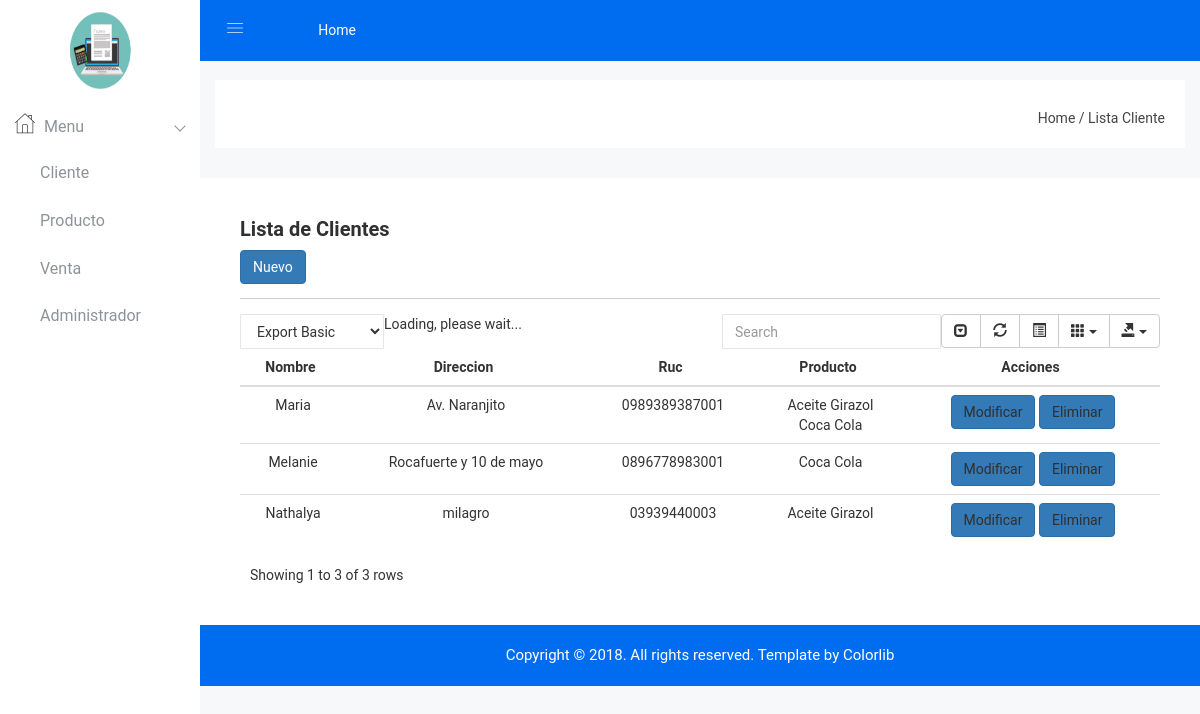
The page / on the database its author committed.
### Tarea2/models.py (models this page shows, shortened)
class Cliente(models.Model):
    ruc = models.CharField(max_length=13)
    nombre = models.CharField(max_length=300)
    direccion = models.TextField(blank=True, null=True)
    producto = models.ManyToManyField(Producto)

class Producto(models.Model):
    descripcion = models.CharField(max_length=100)
    precio = models.FloatField(default=0)
    stock = models.FloatField(default=0)
    iva = models.BooleanField(default=True)
    class Meta:
        verbose_name = 'producto'
        verbose_name_plural = 'productos'
        ordering = ["descripcion"]

### Tarea2/views.py (the view)
# urls.py: path('', index, name='listarcliente'),
def index(request):
    cliente = Cliente.objects.all()
    opciones = {'Menu': 'Menu Principal',
                'Contacto': 'Lista de Cliente', 'Acerca': 'Acerca del Blog', 'clientes': cliente}
    return render(request, 'index.html', opciones)

### templates/index.html (shortened to what this page needs)
<!doctype html>
{% load static %}
<html class="no-js" lang="es">
<head>
    <link rel="stylesheet" href="{% static 'css/bootstrap.min.css' %}">
    <link rel="stylesheet" href="{% static 'css/font-awesome.min.css' %}">
    <link rel="stylesheet" href="{% static 'css/owl.carousel.css' %}">
    <link rel="stylesheet" href="{% static 'css/owl.theme.css' %}">
    <link rel="stylesheet" href="{% static 'css/owl.transitions.css' %}">
    <link rel="stylesheet" href="{% static 'css/animate.css' %}">
    <link rel="stylesheet" href="{% static 'css/normalize.css' %}">
    <link rel="stylesheet" href="{% static 'css/meanmenu.min.css' %}">
    <link rel="stylesheet" href="{% static 'css/main.css' %}">
    <link rel="stylesheet" href="{% static 'css/educate-custon-icon.css' %}">
    <link rel="stylesheet" href="{% static 'css/metisMenu/metisMenu.min.css' %}">
    <link rel="stylesheet" href="{% static 'css/metisMenu/metisMenu-vertical.css' %}">
    <link rel="stylesheet" href="{% static 'style.css' %}">
    <link rel="stylesheet" href="{% static 'css/responsive.css' %}">
</head>
<body>
<div class="left-sidebar-pro">
    <nav id="sidebar" class="">
        <div class="sidebar-header">
            <a href="index.html"><img style="height: 100px; width: 100px" class="main-logo"
                                      src="{% static 'img/logo/logof.jpg' %}" alt=""/></a>
        </div>
        <div class="left-custom-menu-adp-wrap comment-scrollbar">
            <nav class="sidebar-nav left-sidebar-menu-pro">
                <ul class="metismenu" id="menu1">
                    <li class="active">
                        <a class="has-arrow" href="index.html">
                            <span class="educate-icon educate-home icon-wrap"></span>
                            <span class="mini-click-non">Menu</span>
                        </a>
                        <ul class="submenu-angle" aria-expanded="true">
                            <li><a title="Cliente" href="/"><span class="mini-sub-pro">Cliente</span></a>
                            </li>
                            <li><a title="Producto" href="/listarproducto/"><span
                                    class="mini-sub-pro">Producto</span></a>
                            </li>
                            <li><a title="Venta" href="/listarventa/"><span class="mini-sub-pro">Venta</span></a>
                            </li>
                            <li><a title="Venta" href="/admin/"><span class="mini-sub-pro">Administrador</span></a>
                            </li>
                        </ul>
                    </li>
                </ul>
            </nav>
        </div>
    </nav>
</div>
<div class="all-content-wrapper">
    <div class="container-fluid">
        <div class="row">
            <div class="col-lg-12 col-md-12 col-sm-12 col-xs-12">
                <div class="logo-pro">
                    <a href="index.html"><img class="main-logo" src="{% static 'img/logo/logo.png' %}" alt=""/></a>
                </div>
            </div>
        </div>
    </div>
    <div class="header-advance-area">
        <div class="header-top-area">
            <div class="container-fluid">
                <div class="row">
                    <div class="col-lg-12 col-md-12 col-sm-12 col-xs-12">
                        <div class="header-top-wraper">
                            <div class="row">
                                <div class="col-lg-1 col-md-0 col-sm-1 col-xs-12">
                                    <div class="menu-switcher-pro">
                                        <button type="button" id="sidebarCollapse"
                                                class="btn bar-button-pro header-drl-controller-btn btn-info navbar-btn">
                                            <i class="educate-icon educate-nav"></i>
                                        </button>
                                    </div>
                                </div>
                                <div class="col-lg-6 col-md-7 col-sm-6 col-xs-12">
                                    <div class="header-top-menu tabl-d-n">
                                        <ul class="nav navbar-nav mai-top-nav">
                                            <li class="nav-item"><a href="#" class="nav-link">Home</a>
                                            </li>
                                        </ul>
                                    </div>
                                </div>
                            </div>
                        </div>
                    </div>
                </div>
            </div>
        </div>
        <div class="breadcome-area">
            <div class="container-fluid">
                <div class="row">
                    <div class="col-lg-12 col-md-12 col-sm-12 col-xs-12">
                        <div class="breadcome-list">
                            <div class="row">
                                <div class="col-lg-12 col-md-12 col-sm-12 col-xs-12">
                                    <ul class="breadcome-menu">
                                        <li><a href="/">Home</a> <span class="bread-slash">/</span>
                                        </li>
                                        <li><span class="bread-blod">Lista Cliente</span>
                                        </li>
                                    </ul>
                                </div>
                            </div>
                        </div>
                    </div>
                </div>
            </div>
        </div>
        <div class="analytics-sparkle-area">
            <div class="container-fluid">
                <div class="row">
                    <div class="analytics-sparkle-line reso-mg-b-30">
                        <div class="analytics-content">
                            <div class="sparkline13-list">
                                <div class="sparkline13-hd">
                                    <div class="main-sparkline13-hd">
                                        <h1>Lista <span class="table-project-n">de</span> Clientes</h1>
                                    </div>
                                    <div class="btn-group">
                                        <a class="btn btn-primary" href="{% url 'cliente' %}">Nuevo</a>
                                    </div>
                                    <hr/>
                                </div>
                                <div class="sparkline13-graph">
                                    <div class="datatable-dashv1-list custom-datatable-overright">
                                        <div id="toolbar">
                                            <select class="form-control dt-tb">
                                                <option value="">Export Basic</option>
                                            </select>
                                        </div>
                                        <table id="table" data-toggle="table" data-pagination="true" data-search="true"
                                               data-show-columns="true" data-show-pagination-switch="true"
                                               data-show-refresh="true" data-key-events="true" data-show-toggle="true"
                                               data-resizable="true" data-cookie="true"
                                               data-cookie-id-table="saveId" data-show-export="true"
                                               data-click-to-select="true" data-toolbar="#toolbar">
                                            <thead>
                                            <tr>
                                                <th>
                                                    <center>Nombre</center>
                                                </th>
                                                <th>
                                                    <center>Direccion</center>
                                                </th>
                                                <th>
                                                    <center>Ruc</center>
                                                </th>
                                                <th>
                                                    <center>Producto</center>
                                                </th>
                                                <th>
                                                    <center>Acciones</center>
                                                </th>
                                            </tr>
                                            </thead>
                                            <body>
                                            {% for cliente in clientes %}
                                                <tr>
                                                    <td>
                                                        <center>{{ cliente.nombre }}</center>
                                                    </td>
                                                    <td>
                                                        <center>{{ cliente.direccion }}</center>
                                                    </td>
                                                    <td>
                                                        <center>{{ cliente.ruc }}</center>
                                                    </td>
                                                    <td>
                                                        {% for producto in cliente.producto.all %}
                                                            <center>{{ producto.descripcion }}</center>
                                                        {% endfor %}
                                                    </td>
                                                    <td>
                                                        <center>
                                                            <ul>
                                                                <l1><a class="btn btn-primary"
                                                                       href="{% url 'editarcliente' cliente.id %}">Modificar</a>
                                                                </l1>
                                                                <l1><a class="btn btn-primary"
                                                                       href="{% url 'eliminarcliente' cliente.id %}">Eliminar</a>
                                                                </l1>
                                                            </ul>
                                                        </center>
                                                    </td>
                                                </tr>
                                            {% endfor %}
                                            </body>
                                        </table>
                                    </div>
                                </div>
                            </div>
                        </div>
                    </div>
                </div>
            </div>
        </div>
        <div class="footer-copyright-area">
            <div class="container-fluid">
                <div class="row">
                    <div class="col-lg-12">
                        <div class="footer-copy-right">
                            <p>Copyright © 2018. All rights reserved. Template by <a
                                    href="https://colorlib.com/wp/templates/">Colorlib</a></p>
                        </div>
                    </div>
                </div>
            </div>
        </div>
    </div>
</div>
</body>
</html>

### static/css/main.css (style rules this page uses)
html { color: #222; font-size: 1em; line-height: 1.4; }
hr { display: block; height: 1px; border: 0; border-top: 1px solid #ccc; margin: 1em 0; padding: 0; }
audio, canvas, iframe, img, svg, video { vertical-align: middle; }

### static/css/metisMenu/metisMenu-vertical.css (style rules this page uses)
.sidebar-nav { background: #fff; }
.sidebar-nav ul { padding: 0; margin: 0; list-style: none; background: #f5f5f5; }
.sidebar-nav .metismenu { background: #fff; display: -webkit-box; display: -ms-flexbox; display: flex; -webkit-box-orient: vertical; -webkit-box-direction: normal; -ms-flex-direction: column; flex-direction: column; }
.sidebar-nav .metismenu li + li { margin-top: 5px; }
.sidebar-nav .metismenu li:last-child { margin-bottom: 5px; }
.sidebar-nav .metismenu > li { display: -webkit-box; display: -ms-flexbox; display: flex; -webkit-box-orient: vertical; -webkit-box-direction: normal; -ms-flex-direction: column; flex-direction: column; position: relative; }
.sidebar-nav .metismenu a { position: relative; display: block; padding: 13px 15px; color: #444; outline-width: 0; transition: all .3s ease-out; font-size:16px; font-weight:400; }
.sidebar-nav .metismenu ul a { padding: 10px 15px 10px 40px; }
.sidebar-nav .metismenu li .icon-wrap { margin-right:5px; font-size:20px; color:#303030; }

### rows shown on the page
Cliente: nombre "Maria", direccion "Av. Naranjito", ruc "0989389387001"
Producto: descripcion "Aceite Girazol"
Producto: descripcion "Coca Cola"
Cliente: nombre "Melanie", direccion "Rocafuerte y 10 de mayo", ruc "0896778983001"
Producto: descripcion "Coca Cola"
Cliente: nombre "Nathalya", direccion "milagro", ruc "03939440003"
